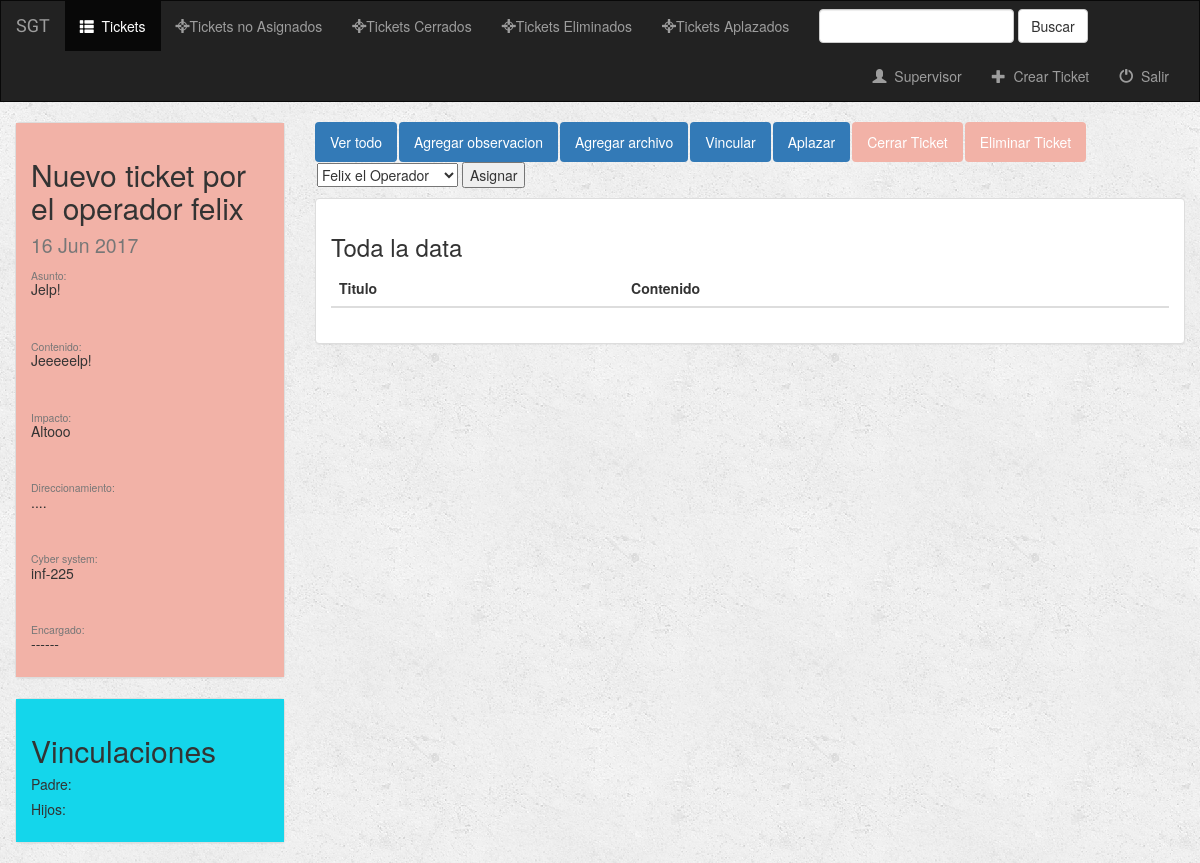
The app's page /ticket/23/ (signed in) with its own data.
### ticket/models.py (models this page shows, shortened)
class Ticket(models.Model):
    titulo = models.CharField(max_length=100)
    asunto = models.CharField(max_length=300, null=True)
    contenido = models.CharField(max_length=300, null=True)
    prioridad = models.CharField(max_length=15, choices=(('Urgente', 'Urgente'), ('Estandar', 'Estandar'),
                                                         ('Baja', 'Baja')))
    impacto = models.CharField(max_length=8, null=True)
    direccionamiento = models.CharField(max_length=10, null=True)
    cybersystem = models.CharField(max_length=10, null=True)
    fecha_apertura = models.DateField(auto_now_add=True)
    fecha_cierre = models.DateField(null=True)
    cerrado = models.BooleanField(default=False)
    aplazado = models.BooleanField(default=False)
    fecha_aplazo = models.DateField(null=True, default = date.today())
    tiempo_restante_aplazo = models.DurationField(null=True)
    asignado = models.BooleanField(default=False)
    eliminado = models.BooleanField(default=False)
    creador = models.ForeignKey(User, related_name='creador')
    encargado = models.ForeignKey(User, related_name='encargado', null=True)
    cerrador = models.ForeignKey(User, related_name='cerrador', null=True)

### ticket/views.py (the view)
# urls.py: url(r'^(?P<ticket_id>[0-9]+)/$', views.detail, name='detail'),
def detail(request, ticket_id):
    if not request.user.is_authenticated():
        return render(request, 'ticket/login.html')
    else:
        ticket = get_object_or_404(Ticket, pk=ticket_id)
        user = request.user
        if str(request.user.empleado.perfil) == 'supervisor' or str(request.user.empleado.perfil) == 'jefe':
            operadores = User.objects.filter(empleado__perfil='operador')
            return render(request, 'ticket/' + request.user.empleado.perfil + '/detail.html',
                          {'ticket': ticket, 'operadores': operadores})
        else:
            return render(request, 'ticket/' + request.user.empleado.perfil + '/detail.html',
                          {'ticket': ticket, 'user': user})

### ticket/models.py (called while the page is built)
    def __str__(self):
        return self.user.first_name + " " + self.user.last_name

### templates/ticket/supervisor/detail.html (shortened to what this page needs)
{% extends 'ticket/supervisor/base.html' %}
{% block tickets_active %}active{% endblock %}
{% block body %}
<div class="container-fluid songs-container">
    <div class="row">
        {% include 'ticket/elementos/detalles_ticket.html' %}
        <div class="col-sm-8 col-md-9">
            <ul class="nav nav-pills" style="margin-bottom: 10px;">
                <li role="presentation" class="active"><a href="{% url 'ticket:detail' ticket.id %}">Ver todo</a></li>
                <li role="presentation" class="active"><a href="{% url 'ticket:create_text_data' ticket.id %}">Agregar observacion</a></li>
                <li role="presentation" class="active"><a href="{% url 'ticket:create_file_data' ticket.id %}">Agregar archivo</a></li>
                <li role="presentation" class="active"><a href="{% url 'ticket:accion' ticket.id 'vincular'%}">Vincular</a> </li>
                <li role="presentation" class="active"><a href="{% url 'ticket:accion' ticket.id 'aplazar' %}">Aplazar</a></li>
                {% if not ticket.cerrado %}
                    <li role="presentation" class="active" ><a href="{% url 'ticket:accion' ticket.id 'cerrar' %}" style="background-color: #F2B2A7">Cerrar Ticket</a></li>
                {% endif %}
                {% if not ticket.eliminado %}
                    <li role="presentation" class="active" ><a href="{% url 'ticket:accion' ticket.id 'eliminar' %}" style="background-color:#F2B2A7">Eliminar Ticket</a></li>
                {% endif %}
                {% if not ticket.asignado %}
                    <li>
                    <form action="{% url 'ticket:accion' ticket.id 'asignar' %}" method="post">
                            <select required name="user">
                                {% for operador in operadores %}
                                    <option value={{ operador.id }}>{{ operador.empleado }}</option>
                                {% endfor %}
                            </select>
                        <button  type="submit" >Asignar</button>
                    </form>
                    </li>
                {% endif %}
            </ul>
        {% include 'ticket/elementos/data_ticket.html' %}
        </div>
    </div>
    {% include 'ticket/elementos/vinculos_ticket.html' %}
</div>
{% endblock %}

### templates/ticket/elementos/detalles_ticket.html
{% block detalles_ticket %}
        <div class="col-sm-4 col-md-3">
            <div class="panel panel-default">
                <div class="panel-body" {% if ticket.prioridad == 'Baja' %}
                            style="background-color:#BFF2A7"
                        {% elif ticket.prioridad == 'Estandar' %}
                            style="background-color:#F2EFA7"
                        {% else %}
                            style="background-color:#F2B2A7"
                        {% endif %}>
                    <h2>{{ ticket.titulo }} <br><small>{{ ticket.fecha_apertura|date:"d M Y" }}</small></h2>
                    {% if ticket.asunto %}<h5><small>Asunto:</small><br>{{ ticket.asunto }}</h5><br>{% endif %}
                    {% if ticket.contenido %}<h5><small>Contenido:</small><br>{{ ticket.contenido }}</h5><br>{% endif %}
                    {% if ticket.impacto %}<h5><small>Impacto:</small><br>{{ ticket.impacto }}</h5><br>{% endif %}
                    {% if ticket.direccionamiento %}<h5><small>Direccionamiento:</small><br>{{ ticket.direccionamiento }}</h5><br>{% endif %}
                    {% if ticket.cybersystem %}<h5><small>Cyber system:</small><br>{{ ticket.cybersystem }}</h5><br>{% endif %}
                    <h5><small>Encargado:</small><br>{% if ticket.encargado %} {{ ticket.encargado.empleado }} {% else %} ------ {% endif %}</h5>
                </div>
            </div>
        </div>
{% endblock detalles_ticket%}

### ticket/static/ticket/style.css (style rules this page uses)
body { background: white url("images/background.png"); }

### records on screen
Ticket: titulo "Nuevo ticket por el operador felix", fecha_apertura "16 Jun 2017", asunto "Jelp!", contenido "Jeeeeelp!", impacto "Altooo", direccionamiento "....", cybersystem "inf-225"

### other values on screen
form field user "Felix el Operador"
